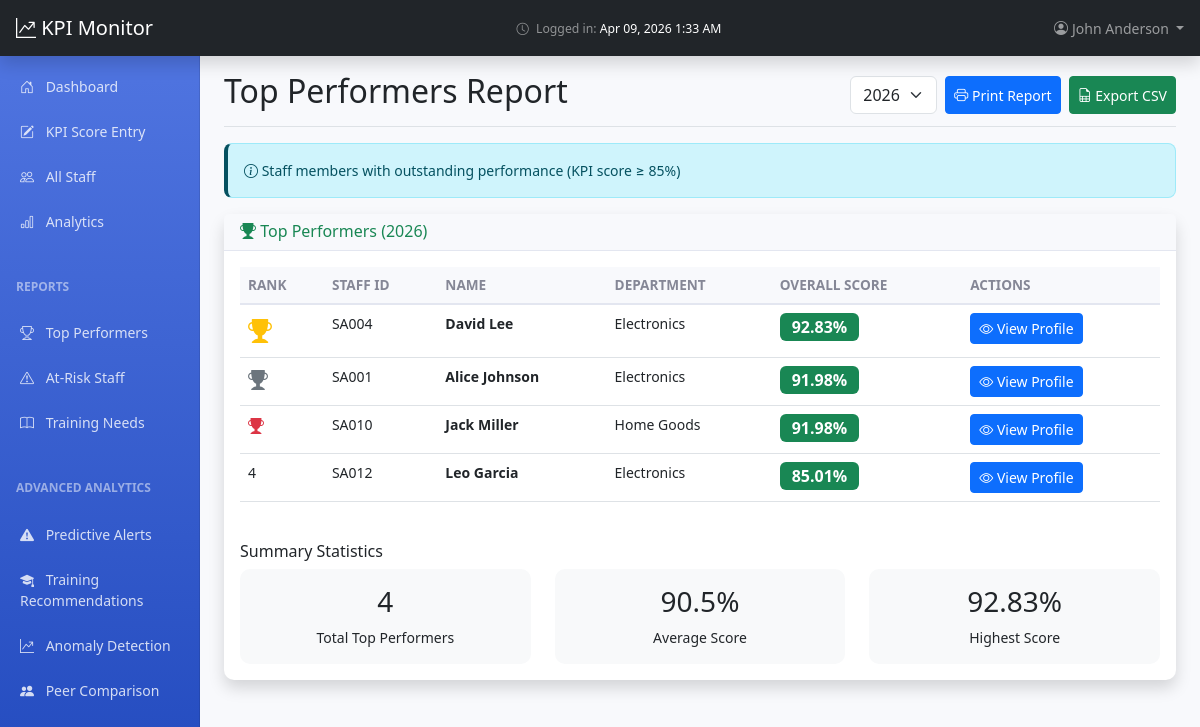
Page /supervisor/reports.php (signed in) on the committed database.
### tables this page shows
CREATE TABLE `staff` (
  `staff_id` int(11) NOT NULL,
  `staff_code` varchar(20) NOT NULL,
  `name` varchar(100) NOT NULL,
  `email` varchar(100) DEFAULT NULL,
  `department` varchar(100) DEFAULT NULL,
  `position` varchar(100) DEFAULT 'Sales Assistant',
  `status` enum('Active','Inactive') DEFAULT 'Active',
  `hire_date` date DEFAULT NULL,
  `photo` varchar(100) DEFAULT NULL COMMENT 'Filename in assets/photos/ e.g. Alice_Johnson.jpg',
  `created_at` timestamp NOT NULL DEFAULT current_timestamp()
);

### includes/KPICalculator.php (called while the page is built, shortened)
<?php
class KPICalculator {
    private $pdo;
    public function __construct($pdo) {
        $this->pdo = $pdo;
    }
    public function calculateOverallScore($staff_id, $year) {
        $sql = "SELECT
                    km.kpi_code,
                    km.kpi_group,
                    km.weight_percentage,
                    COALESCE(ks.score, 0) as score,
                    COALESCE(ks.weighted_score, 0) as weighted_score
                FROM kpi_master km
                LEFT JOIN kpi_scores ks ON km.kpi_code = ks.kpi_code
                    AND ks.staff_id = ? AND ks.evaluation_year = ?
                ORDER BY km.display_order";
        $stmt = $this->pdo->prepare($sql);
        $stmt->execute([$staff_id, $year]);
        $kpis = $stmt->fetchAll();
        $total_weighted_score = 0;
        $has_any_data = false;
        $category_scores = [];
        foreach ($kpis as $kpi) {
            $score = (float)$kpi['score'];
            $weighted_score = (float)$kpi['weighted_score'];
            if ($score > 0) {
                $has_any_data = true;
                $total_weighted_score += $weighted_score;
            }
            $category_scores[] = [
                'kpi_code' => $kpi['kpi_code'],
                'kpi_group' => $kpi['kpi_group'],
                'category_name' => $kpi['kpi_group'],
                'score' => $score,
                'weight' => (float)$kpi['weight_percentage'],
                'weighted_score' => $weighted_score
            ];
        }
        $overall_score = $total_weighted_score * 100;
        return [
            'overall_score' => round($overall_score, 2),
            'category_scores' => $category_scores,
            'has_data' => $has_any_data
        ];
    }
    public function getTopPerformers($year, $threshold = 85) {
        $sql = "SELECT DISTINCT s.staff_id, s.name as full_name, s.staff_code as staff_number, s.department as department_name
                FROM staff s
                WHERE s.status = 'Active'";
        $stmt = $this->pdo->prepare($sql);
        $stmt->execute();
        $staff_list = $stmt->fetchAll();
        $top_performers = [];
        foreach ($staff_list as $staff) {
            $result = $this->calculateOverallScore($staff['staff_id'], $year);
            if ($result['overall_score'] >= $threshold) {
                $top_performers[] = [
                    'staff_id' => $staff['staff_id'],
                    'staff_number' => $staff['staff_number'],
                    'full_name' => $staff['full_name'],
                    'department' => $staff['department_name'],
                    'overall_score' => $result['overall_score']
                ];
            }
        }
        usort($top_performers, function($a, $b) {
            return $b['overall_score'] <=> $a['overall_score'];
        });
        return $top_performers;
    }
}
?>

### supervisor/reports.php (the view, shortened to what this page needs)
<?php
require_once '../config/database.php';
require_once '../includes/KPICalculator.php';
$pdo = getDBConnection();
$calculator = new KPICalculator($pdo);
$report_type = $_GET['type'] ?? 'top_performers';
$current_year = date('Y');
$selected_year = $_GET['year'] ?? $current_year;
$available_years = range(2026, 2021);
$report_data = [];
$report_title = '';
$report_description = '';
switch ($report_type) {
    case 'top_performers':
        $report_title = 'Top Performers Report';
        $report_description = 'Staff members with outstanding performance (KPI score ≥ 85%)';
        $report_data = $calculator->getTopPerformers($selected_year, 85);
        break;
}
?>
<!DOCTYPE html>
<html lang="en">
<head>
    <link href="https://cdn.jsdelivr.net/npm/bootstrap@5.3.0/dist/css/bootstrap.min.css" rel="stylesheet">
    <link rel="stylesheet" href="https://cdn.jsdelivr.net/npm/bootstrap-icons@1.11.0/font/bootstrap-icons.css">
    <link href="../assets/css/dashboard.css" rel="stylesheet">
</head>
<body>
    <?php include 'includes/navbar.php'; ?>
    <div class="container-fluid">
        <div class="row">
            <?php include 'includes/sidebar.php'; ?>
            <main class="col-md-9 ms-sm-auto col-lg-10 px-md-4">
                <div class="d-flex justify-content-between flex-wrap flex-md-nowrap align-items-center pt-3 pb-2 mb-3 border-bottom">
                    <h1 class="h2"><?= $report_title ?></h1>
                    <div class="btn-toolbar">
                        <div class="btn-group me-2">
                            <select class="form-select" onchange="window.location.href='?type=<?= $report_type ?>&year='+this.value">
                                <?php foreach ($available_years as $year): ?>
                                    <option value="<?= $year ?>" <?= $year == $selected_year ? 'selected' : '' ?>>
                                        <?= $year ?>
                                    </option>
                                <?php endforeach; ?>
                            </select>
                        </div>
                        <button class="btn btn-sm btn-primary" onclick="window.print()">
                            <i class="bi bi-printer"></i> Print Report
                        </button>
                        <button class="btn btn-sm btn-success ms-2" onclick="exportToCSV()">
                            <i class="bi bi-file-earmark-spreadsheet"></i> Export CSV
                        </button>
                    </div>
                </div>
                <div class="alert alert-info">
                    <i class="bi bi-info-circle"></i> <?= $report_description ?>
                </div>
                <?php if ($report_type == 'top_performers'): ?>
                    <div class="card shadow mb-4">
                        <div class="card-header">
                            <h6 class="m-0 font-weight-bold text-success">
                                <i class="bi bi-trophy-fill"></i> Top Performers (<?= $selected_year ?>)
                            </h6>
                        </div>
                        <div class="card-body">
                            <?php if (empty($report_data)): ?>
                                <p class="text-muted">No top performers found for this period.</p>
                            <?php else: ?>
                                <div class="table-responsive">
                                    <table class="table table-hover" id="reportTable">
                                        <thead>
                                            <tr>
                                                <th scope="col">Rank</th>
                                                <th scope="col">Staff ID</th>
                                                <th scope="col">Name</th>
                                                <th scope="col">Department</th>
                                                <th scope="col">Overall Score</th>
                                                <th scope="col">Actions</th>
                                            </tr>
                                        </thead>
                                        <tbody>
                                            <?php foreach ($report_data as $index => $staff): ?>
                                                <tr>
                                                    <td>
                                                        <?php if ($index == 0): ?>
                                                            <i class="bi bi-trophy-fill text-warning fs-4"></i>
                                                        <?php elseif ($index == 1): ?>
                                                            <i class="bi bi-trophy-fill text-secondary fs-5"></i>
                                                        <?php elseif ($index == 2): ?>
                                                            <i class="bi bi-trophy-fill text-danger fs-6"></i>
                                                        <?php else: ?>
                                                            <?= $index + 1 ?>
                                                        <?php endif; ?>
                                                    </td>
                                                    <td><?= htmlspecialchars($staff['staff_number']) ?></td>
                                                    <td><strong><?= htmlspecialchars($staff['full_name']) ?></strong></td>
                                                    <td><?= htmlspecialchars($staff['department']) ?></td>
                                                    <td>
                                                        <span class="badge bg-success fs-6"><?= $staff['overall_score'] ?>%</span>
                                                    </td>
                                                    <td>
                                                        <a href="staff_profile.php?id=<?= $staff['staff_id'] ?>"
                                                           class="btn btn-sm btn-primary">
                                                            <i class="bi bi-eye"></i> View Profile
                                                        </a>
                                                    </td>
                                                </tr>
                                            <?php endforeach; ?>
                                        </tbody>
                                    </table>
                                </div>
                                <div class="mt-4">
                                    <h6>Summary Statistics</h6>
                                    <div class="row">
                                        <div class="col-md-4">
                                            <div class="card bg-light">
                                                <div class="card-body text-center">
                                                    <h3><?= count($report_data) ?></h3>
                                                    <p class="mb-0">Total Top Performers</p>
                                                </div>
                                            </div>
                                        </div>
                                        <div class="col-md-4">
                                            <div class="card bg-light">
                                                <div class="card-body text-center">
                                                    <h3><?= round(array_sum(array_column($report_data, 'overall_score')) / count($report_data), 1) ?>%</h3>
                                                    <p class="mb-0">Average Score</p>
                                                </div>
                                            </div>
                                        </div>
                                        <div class="col-md-4">
                                            <div class="card bg-light">
                                                <div class="card-body text-center">
                                                    <h3><?= max(array_column($report_data, 'overall_score')) ?>%</h3>
                                                    <p class="mb-0">Highest Score</p>
                                                </div>
                                            </div>
                                        </div>
                                    </div>
                                </div>
                            <?php endif; ?>
                        </div>
                    </div>
                <?php endif; ?>
            </main>
        </div>
    </div>
</body>
</html>

### assets/css/dashboard.css (style rules this page uses)
body { font-size: .875rem; background-color: #f8f9fc; padding-top: 56px; }
.card { border: none; border-radius: 10px; }
.card-header { background-color: #f8f9fc; border-bottom: 1px solid #e3e6f0; font-weight: 600; }
.table thead th { cursor: pointer; -webkit-user-select: none ; user-select: none; background-color: #f8f9fc; border-bottom: 2px solid #e3e6f0; font-weight: 600; font-size: 0.85rem; text-transform: uppercase; color: #858796; }
.table tbody tr { transition: all 0.2s; }
.badge { padding: 6px 12px; font-weight: 600; font-size: 0.75rem; }
.alert { border-left: 4px solid; border-radius: 8px; }

### rows in the picture
staff: staff_code "SA004", name "David Lee", department "Electronics", overall_score "92.83"
staff: staff_code "SA001", name "Alice Johnson", department "Electronics", overall_score "91.98"
staff: staff_code "SA010", name "Jack Miller", department "Home Goods", overall_score "91.98"
staff: staff_code "SA012", name "Leo Garcia", department "Electronics", overall_score "85.01"

### other values in the picture
$login_display "Apr 09, 2026 1:33 AM"
$supervisor_name "John Anderson"
$report_title "Top Performers Report"
$report_description "Staff members with outstanding performance (KPI score ≥ 85%)"
count($report_data) "4"
max(array_column($report_data, 'overall_score')) "92.83"
form field value "2026"
